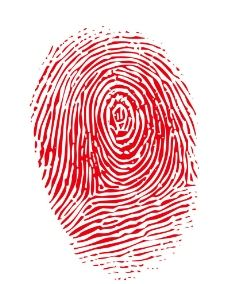
#> input picture morphological_img_processing/fingerPrint.jpg, 228 x 284 px
$ python binaryzation.py
#> lines starting #> are read from the running program, lines starting #| are printed output that depends on the picture; after the words box and inside, x2 and y2 are one past the last pixel; in counts of white or black regions, pixels touching at a corner belong together
#!/usr/bin/env python
# encoding: utf-8
'''
@author: shibaorong
@license: (C) Copyright 2019, Node Supply Chain Manager Corporation Limited.
@contact: diamond_br@163.com
@software: pycharm
@file: binaryzation.py
@time: 2019/11/8 19:49
@desc:
'''

import numpy as np
import cv2
import matplotlib.pyplot as plt

def binaryzation(img,T):

    w,h=img.shape
    for i in range(w):
        for j in range(h):
            if img[i][j]<T:
                img[i][j]=255
            else:
                img[i][j]=0

    plt.imshow(img,'gray')
    plt.show()

    return img


if __name__=="__main__":

    img=cv2.imread('fingerPrint.jpg',0)
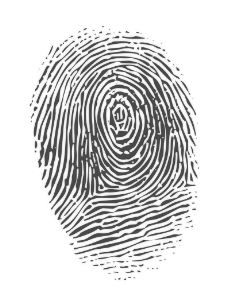
#> img: shape (284, 228); min 47, max 255, mean 212.5
    img=binaryzation(img,150)
#> after the loop in binaryzation, `for i in range(w):`:
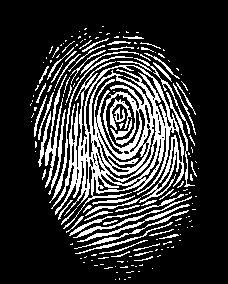
#> img: shape (284, 228); 20.5% white in thin lines or dots, all inside (x1, y1, x2, y2) = (30, 26, 199, 280)
    cv2.imwrite('bin_fingerPrint.jpg', img)
